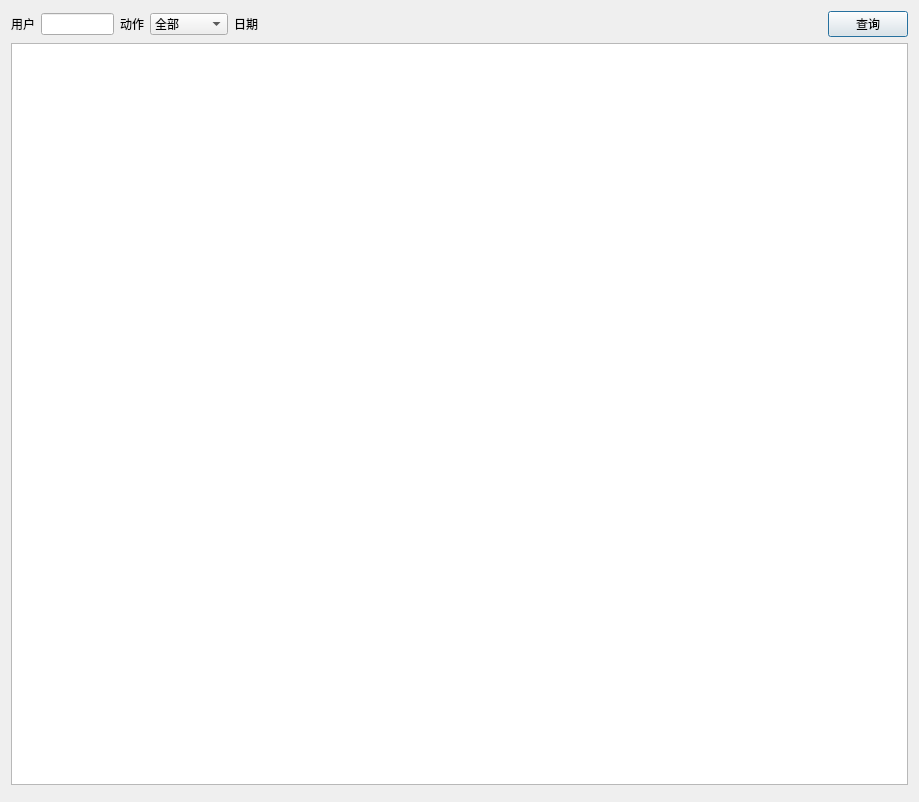
<?xml version="1.0" encoding="UTF-8"?>
<ui version="4.0">
 <class>select_user_act_widget</class>
 <widget class="QDialog" name="select_user_act_widget">
  <property name="geometry">
   <rect>
    <x>0</x>
    <y>0</y>
    <width>919</width>
    <height>802</height>
   </rect>
  </property>
  <property name="windowTitle">
   <string>Dialog</string>
  </property>
  <layout class="QVBoxLayout" name="verticalLayout">
   <item>
    <layout class="QHBoxLayout" name="horizontalLayout" stretch="1,3,1,3,1,3,20,1">
     <item>
      <widget class="QLabel" name="user_lb">
       <property name="text">
        <string>用户</string>
       </property>
      </widget>
     </item>
     <item>
      <widget class="QLineEdit" name="user_edt"/>
     </item>
     <item>
      <widget class="QLabel" name="act_lb">
       <property name="text">
        <string>动作</string>
       </property>
      </widget>
     </item>
     <item>
      <widget class="QComboBox" name="act_cb">
       <item>
        <property name="text">
         <string>全部</string>
        </property>
       </item>
       <item>
        <property name="text">
         <string>删除</string>
        </property>
       </item>
       <item>
        <property name="text">
         <string>添加</string>
        </property>
       </item>
       <item>
        <property name="text">
         <string>远程控制</string>
        </property>
       </item>
      </widget>
     </item>
     <item>
      <widget class="QLabel" name="date_lb">
       <property name="text">
        <string>日期</string>
       </property>
      </widget>
     </item>
     <item>
      <widget class="CDateEdit" name="date_edt" native="true">
       <property name="styleSheet">
        <string notr="true">QDateEdit
{
    border: 1px solid #dbdbdb;
    color: #666666;
    font: 30px &quot;微软雅黑&quot;;
}

QDateEdit:on { /* shift the text when the popup opens */
    padding-top: 3px;
    padding-left: 4px;
}

QDateEdit::drop-down {
    subcontrol-origin: padding;
    subcontrol-position: top right;
    width: 40px;

    border-left-color: darkgray;
    border-left-style: solid; /* just a single line */
    border-top-right-radius: 3px; /* same radius as the QComboBox */
    border-bottom-right-radius: 3px;
}

QDateEdit::down-arrow {
    image: url(:/icon/icon/calendar.ico);
}

QDateEdit::down-arrow:on { /* shift the arrow when popup is open */
    top: 1px;
    left: 1px;
}</string>
       </property>
      </widget>
     </item>
     <item>
      <spacer name="horizontalSpacer">
       <property name="orientation">
        <enum>Qt::Horizontal</enum>
       </property>
       <property name="sizeHint" stdset="0">
        <size>
         <width>40</width>
         <height>20</height>
        </size>
       </property>
      </spacer>
     </item>
     <item>
      <widget class="QPushButton" name="select_pb">
       <property name="text">
        <string>查询</string>
       </property>
      </widget>
     </item>
    </layout>
   </item>
   <item>
    <widget class="QTableWidget" name="tableWidget"/>
   </item>
   <item>
    <widget class="flipover_widget" name="flipover_wd" native="true"/>
   </item>
  </layout>
 </widget>
 <customwidgets>
  <customwidget>
   <class>CDateEdit</class>
   <extends>QWidget</extends>
   <header location="global">cdateedit.h</header>
   <container>1</container>
  </customwidget>
  <customwidget>
   <class>flipover_widget</class>
   <extends>QWidget</extends>
   <header location="global">flipover_widget.h</header>
   <container>1</container>
  </customwidget>
 </customwidgets>
 <resources/>
 <connections/>
</ui>
